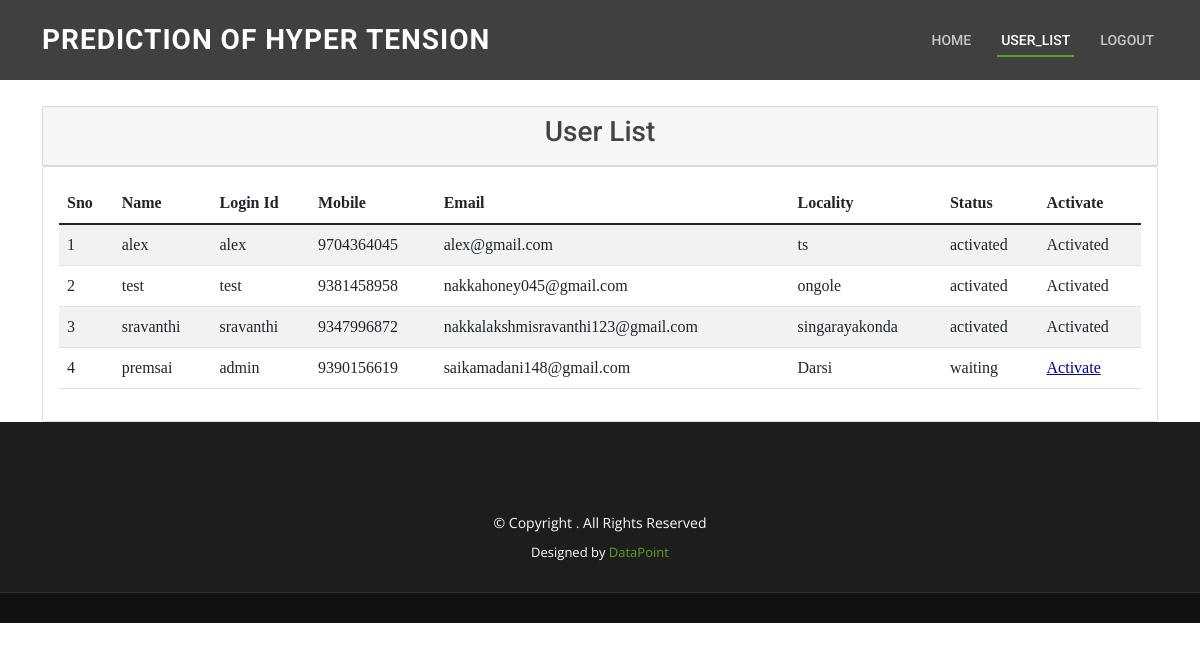
Page /RegisterUsersView/ on the committed database.
### users/models.py (models this page shows, shortened)
class UserRegistrationModel(models.Model):
    name = models.CharField(max_length=100)
    loginid = models.CharField(unique=True, max_length=100)
    password = models.CharField(max_length=100)
    mobile = models.CharField(unique=True, max_length=100)
    email = models.CharField(unique=True, max_length=100)
    locality = models.CharField(max_length=100)
    address = models.CharField(max_length=1000)
    city = models.CharField(max_length=100)
    state = models.CharField(max_length=100)
    status = models.CharField(max_length=100)
    class Meta:
        db_table = 'UserRegistrations'

### admins/views.py (the view)
# urls.py: path('RegisterUsersView/', admins.RegisterUsersView, name='RegisterUsersView'),
def RegisterUsersView(request):
    data = UserRegistrationModel.objects.all()
    return render(request, 'admins/viewregisterusers.html', {'data': data})

### assets/templates/admins/viewregisterusers.html (shortened to what this page needs)
{% extends 'admins/adminbase.html' %}
{% block user_list %}active{% endblock %}
{% block content %}
<div class="jumbotron">
    <div class="container">
        <div class="row">
            <div class="col-md-12">
                <div class="card card-header">
                    <h1 class="text-center h3"> User List</h1>
                </div>
                <div class="card card-body">
                    <table class="table table-striped">
                        <thead>
                            <tr>
                                <th scope="col">Sno</th>
                                <th scope="col">Name</th>
                                <th scope="col">Login Id</th>
                                <th scope="col">Mobile</th>
                                <th scope="col">Email</th>
                                <th scope="col">Locality</th>
                                <th scope="col">Status</th>
                                <th scope="col">Activate</th>
                            </tr>
                        </thead>
                        <tbody>
                            {% for user in data %}
                            <tr>
                                <td>{{ forloop.counter }}</td>
                                <td>{{ user.name }}</td>
                                <td>{{ user.loginid }}</td>
                                <td>{{ user.mobile }}</td>
                                <td>{{ user.email }}</td>
                                <td>{{ user.locality }}</td>
                                <td>{{ user.status }}</td>
                                {% if user.status == 'waiting' %}
                                <td>
                                    <a class="btn-link" href="/ActivaUsers/?uid={{ user.id }}"
                                        style="color:DARKBLUE">Activate</a>
                                </td>
                                {% else %}
                                <td> Activated</td>
                                {% endif %}
                            </tr>
                            {% endfor %}
                        </tbody>
                    </table>
                </div>
            </div>
        </div>
    </div>
</div>
{% endblock %}

### assets/templates/admins/adminbase.html (shortened to what this page needs)
<!DOCTYPE html>
{% load   static %}
<html lang="en">
<head>
  <link href="{% static 'vendor/animate.css/animate.min.css' %}" rel="stylesheet">
  <link href="{% static 'vendor/bootstrap/css/bootstrap.min.css' %}" rel="stylesheet">
  <link href="{% static 'vendor/bootstrap-icons/bootstrap-icons.css' %}" rel="stylesheet">
  <link href="{% static 'vendor/boxicons/css/boxicons.min.css' %}" rel="stylesheet">
  <link href="{% static 'vendor/glightbox/css/glightbox.min.css' %}" rel="stylesheet">
  <link href="{% static 'vendor/swiper/swiper-bundle.min.css' %}" rel="stylesheet">
  <link href="{% static 'css/style.css' %}" rel="stylesheet">
</head>
<body>
  <header id="header" class="fixed-top d-flex align-items-center">
    <div class="container d-flex align-items-center justify-content-between">
      <h1 class="logo"><a href="#">Prediction of Hyper Tension</a></h1>
      <nav id="navbar" class="navbar">
        <ul>
          <li><a class="nav-link scrollto {% block admin_home %}{% endblock %}" href="{% url 'AdminHome' %}">Home</a></li>
          <li><a class="nav-link scrollto {% block user_list %}{% endblock %}" href="{% url 'RegisterUsersView' %}">User_list</a></li>
          <li><a class="nav-link scrollto" href="/">Logout</a></li>
        </ul>
      </nav>
    </div>
  </header>
  <br><br><br><br>
  <main id="main">
    {% block content %} {% endblock %}
  </main>
  <footer id="footer">
    <div class="footer-top">
      <div class="container">
        <div class="row">
    <div class="container">
      <div class="copyright">
        &copy; Copyright <strong></strong>. All Rights Reserved
      </div>
      <div class="credits">
        Designed by <a href="#">DataPoint</a>
      </div>
    </div>
  </footer>
</body>
</html>

### assets/static/css/style.css (style rules this page uses)
body { font-family: "Open Sans", sans-serif; color: #444444; }
a { color: #5c9f24; text-decoration: none; }
h1, h2, h3, h4, h5, h6 { font-family: "Roboto", sans-serif; }
#header { background: rgba(0, 0, 0, 0.75); transition: all 0.5s; z-index: 997; height: 80px; }
#header .logo { font-size: 28px; margin: 0; padding: 0; line-height: 1; font-weight: 700; letter-spacing: 1px; text-transform: uppercase; }
#header .logo a { color: #fff; }
.navbar { padding: 0; }
.navbar ul { margin: 0; padding: 0; display: flex; list-style: none; align-items: center; }
.navbar li { position: relative; }
.navbar > ul > li { white-space: nowrap; padding: 10px 0 10px 22px; }
.navbar a, .navbar a:focus { display: flex; align-items: center; justify-content: space-between; padding: 0 4px; font-family: "Roboto", sans-serif; font-size: 14px; font-weight: 500; color: rgba(255, 255, 255, 0.7); white-space: nowrap; transition: 0.3s; text-transform: uppercase; position: relative; }
.navbar > ul > li > a:before { content: ""; position: absolute; width: 100%; height: 2px; bottom: -6px; left: 0; background-color: #5c9f24; visibility: hidden; width: 0px; transition: all 0.3s ease-in-out 0s; }
.navbar a:hover:before, .navbar li:hover > a:before, .navbar .active:before { visibility: visible; width: 100%; }
.navbar a:hover, .navbar .active, .navbar .active:focus, .navbar li:hover > a { color: #fff; }
#footer { background: #111111; padding: 0 0 30px 0; color: #fff; font-size: 14px; }
#footer .footer-top { background: #1d1d1d; border-bottom: 1px solid #2f2f2f; padding: 60px 0 30px 0; }
#footer .copyright { text-align: center; padding-top: 30px; }
#footer .credits { padding-top: 10px; text-align: center; font-size: 13px; color: #fff; }

### assets/templates/admins/viewregisterusers.html (style rules this page uses)
.jumbotron { font-family: "Book Antiqua"; background: white; margin-top: 10px; }

### rows in the picture
UserRegistrationModel: name "alex", loginid "alex", mobile "9704364045", email "alex@gmail.com", locality "ts", status "activated", shows "Activated"
UserRegistrationModel: name "test", loginid "test", mobile "9381458958", email "nakkahoney045@gmail.com", locality "ongole", status "activated", shows "Activated"
UserRegistrationModel: name "sravanthi", loginid "sravanthi", mobile "9347996872", email "nakkalakshmisravanthi123@gmail.com", locality "singarayakonda", status "activated", shows "Activated"
UserRegistrationModel: name "premsai", loginid "admin", mobile "9390156619", email "saikamadani148@gmail.com", locality "Darsi", status "waiting"
